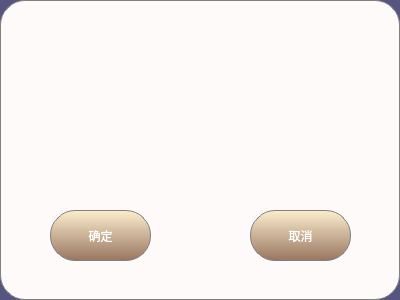
<?xml version="1.0" encoding="UTF-8"?>
<ui version="4.0">
 <class>MDialog</class>
 <widget class="QDialog" name="MDialog">
  <property name="geometry">
   <rect>
    <x>0</x>
    <y>0</y>
    <width>400</width>
    <height>300</height>
   </rect>
  </property>
  <property name="windowTitle">
   <string>Dialog</string>
  </property>
  <property name="styleSheet">
   <string notr="true">background-color: rgb(85, 85, 127);</string>
  </property>
  <layout class="QVBoxLayout" name="verticalLayout">
   <property name="spacing">
    <number>0</number>
   </property>
   <property name="leftMargin">
    <number>0</number>
   </property>
   <property name="topMargin">
    <number>0</number>
   </property>
   <property name="rightMargin">
    <number>0</number>
   </property>
   <property name="bottomMargin">
    <number>0</number>
   </property>
   <item>
    <widget class="QWidget" name="widget" native="true">
     <property name="styleSheet">
      <string notr="true">background-color: rgb(255, 250, 250);border:1px solid grey; border-radius: 25px;</string>
     </property>
     <widget class="QLabel" name="label">
      <property name="geometry">
       <rect>
        <x>0</x>
        <y>10</y>
        <width>382</width>
        <height>138</height>
       </rect>
      </property>
      <property name="font">
       <font>
        <pointsize>50</pointsize>
       </font>
      </property>
      <property name="styleSheet">
       <string notr="true">background-color: transparent;
border-color: transparent;</string>
      </property>
      <property name="text">
       <string/>
      </property>
      <property name="alignment">
       <set>Qt::AlignCenter</set>
      </property>
     </widget>
     <widget class="QPushButton" name="pu_yes">
      <property name="geometry">
       <rect>
        <x>50</x>
        <y>210</y>
        <width>101</width>
        <height>51</height>
       </rect>
      </property>
      <property name="styleSheet">
       <string notr="true">QPushButton{color: rgb(255, 255, 255);background-color: qlineargradient(spread:reflect, x1:1, y1:1, x2:1, y2:0, stop:0 rgba(153, 118, 97, 255), stop:1 rgba(252, 238, 205, 255));border:1px solid grey; border-radius: 25px;}
QPushButton:pressed{border:1px solid grey; border-radius: 25px;
background-color: rgb(148, 148, 148);}
</string>
      </property>
      <property name="text">
       <string>确定</string>
      </property>
     </widget>
     <widget class="QPushButton" name="pu_no">
      <property name="geometry">
       <rect>
        <x>250</x>
        <y>210</y>
        <width>101</width>
        <height>51</height>
       </rect>
      </property>
      <property name="styleSheet">
       <string notr="true">QPushButton{color: rgb(255, 255, 255);background-color: qlineargradient(spread:reflect, x1:1, y1:1, x2:1, y2:0, stop:0 rgba(153, 118, 97, 255), stop:1 rgba(252, 238, 205, 255));border:1px solid grey; border-radius: 25px;}
QPushButton:pressed{border:1px solid grey; border-radius: 25px;
background-color: rgb(148, 148, 148);}
</string>
      </property>
      <property name="text">
       <string>取消</string>
      </property>
     </widget>
    </widget>
   </item>
  </layout>
 </widget>
 <resources/>
 <connections/>
</ui>
